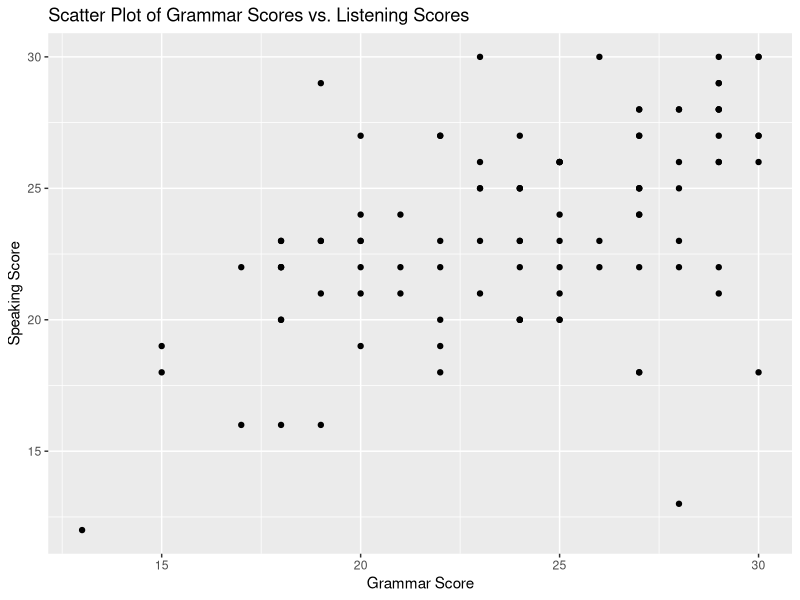

The R source for this figure:
# In this project, the correlation analysis would be performed in R. 
# This test is used when we want to assess the strength and direction of the
# relationship between two variables.


# Let's say we have an excel file containing 100 scores of grammar and speaking.
# Assuming we checked the normality assumptions of the data, we can use correlation analysis 
# to understand whether changes in grammar scores are connected with changes in speaking scores.
 

#if not installed these libraries, please install them first and then load them.
# install.packages ("readxl") install.packages ("ggplot2") # install.packages("stats")
library(readxl) # a library for reading excel files
library(ggplot2) # a library for visualization
library(stats) # # a library for data analysis

# Read the Excel file (CorrelationData.xlsx with two columns named gr_Score 
# and sp_Score) into a data frame.

data <- read_excel("CorrelationData.xlsx")

#First, we check the Descriptive Stats. and visualize the relationship between
# grammar scores and speaking scores.

# Descriptive statistics
summary(data) # It shows Min, 1st Qu, Median, Mean, 3rd Qu., and Max

# Create a scatter plot to visualize the relationship between grammar and speaking scores.

ggplot(data, aes(x = gr_Score, y = sp_Score)) +
  geom_point() +
  labs(title = "Scatter Plot of Grammar Scores vs. Listening Scores",
       x = "Grammar Score", y = "Speaking Score")

# Correlation Analaysis
# Now, we calculate the correlation coefficient between grammar scores and 
# speaking scores. 

correlation <- cor(data$gr_Score, data$sp_Score)

# Print the correlation coefficient
print(paste("Correlation Coefficient:", correlation)) 

# output: "Correlation Coefficient: 0.504050860415546"

# As the result shows, there is a moderate positive correlation between grammar scores and speaking scores. 
# This means that as grammar scores increase, speaking scores tend to increase as well, and vice versa.
